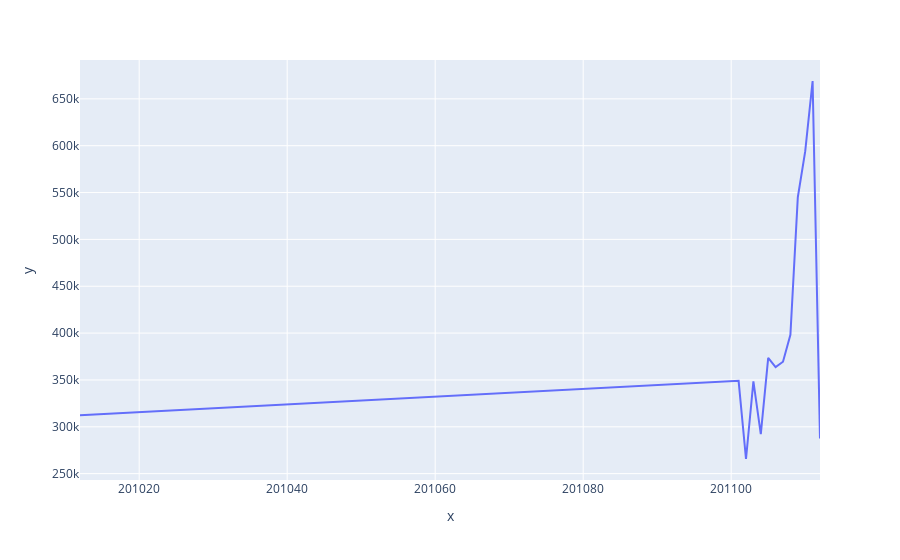

Here is the notebook cell this chart was saved with:
### Code cell
item_sold = df.groupby('InvoiceYearMonth').sum('Quantity')[['Quantity']]
fig = px.line(x = item_sold.index, y = item_sold.Quantity) 
fig.update_layout(xaxis_tickformat='%Y-%m')  # Format x-axis ticks as year-month
# trend of Quentity that has been sold

### Figure 1 — Plotly figure (JSON) as saved in the notebook; plotly's stock layout.template omitted (floating-point values rounded to 4 significant figures)
{"data": [{"hovertemplate": "x=%{x}<br>y=%{y}<extra></extra>", "legendgroup": "", "line": {"color": "#636efa", "dash": "solid"}, "marker": {"symbol": "circle"}, "mode": "lines", "name": "", "orientation": "v", "showlegend": false, "type": "scatter", "x": [201012, 201101, 201102, 201103, 201104, 201105, 201106, 201107, 201108, 201109, 201110, 201111, 201112], "xaxis": "x", "y": [312265, 349098, 265622, 348503, 292222, 373601, 363699, 369420, 398121, 544897, 593900, 669051, 287413], "yaxis": "y"}], "layout": {"legend": {"tracegroupgap": 0}, "margin": {"t": 60}, "xaxis": {"anchor": "y", "domain": [0, 1], "tickformat": "%Y-%m", "title": {"text": "x"}}, "yaxis": {"anchor": "x", "domain": [0, 1], "title": {"text": "y"}}}}
